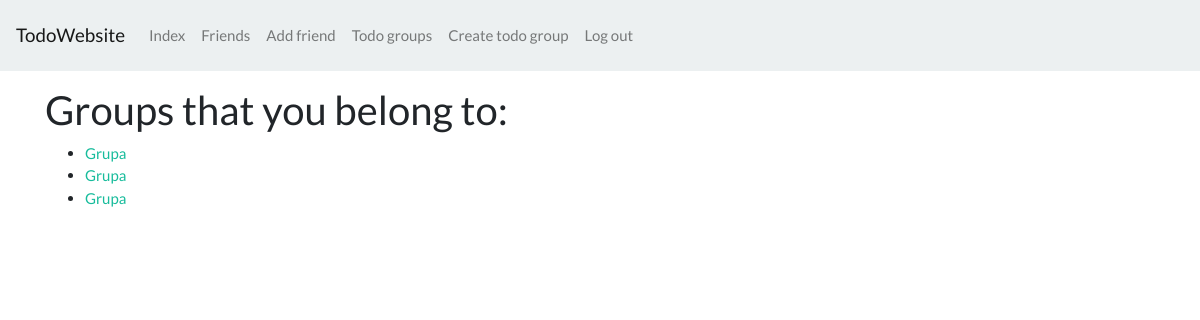
The app's page /home/todo/ (signed in), older data.
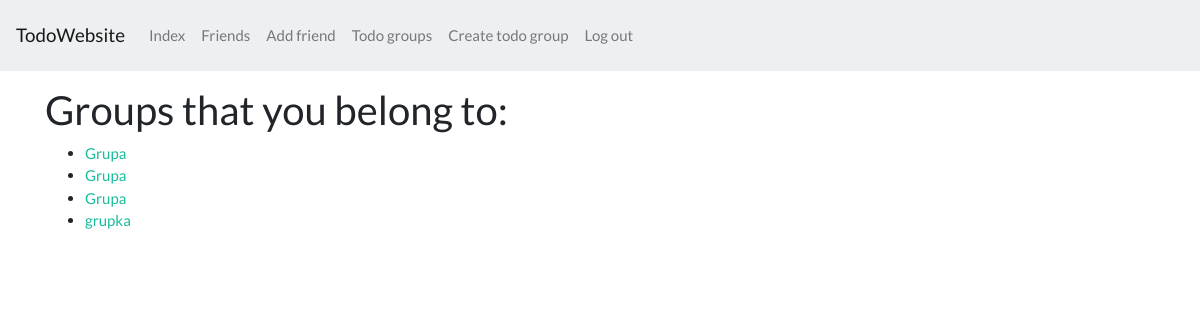
The same page, newer data.
### todo/models.py (models this page shows, shortened)
class TodoGroup(models.Model):
    name = models.CharField(max_length=255)
    photo = models.ImageField(upload_to=get_group_photo_path)
    slug = models.SlugField(unique=True, blank=True)
    members = models.ManyToManyField(User)
    created = models.DateField(auto_now_add=True)
    def get_absolute_url(self):
        return reverse('todo:single_group', kwargs={'slug': self.slug})
    class Meta:
        ordering = ('-created',)

### todo/views.py (the view)
# urls.py: path('', index, name='index'),
@login_required
def index(request):
    groups = TodoGroup.objects.filter(members__id=request.user.id).all()
    return render(request, 'todo/index.html', {'groups': groups})

### templates/todo/index.html (shortened to what this page needs)
{% extends 'base.html' %}
{% block container %}
    <div>
        <h2>Groups that you belong to:</h2>
        <ul>
            {% for group in groups %}
                <li><a href="{{ group.get_absolute_url }}">{{ group.name }}</a></li>
            {% endfor %}
        </ul>
    </div>
{% endblock %}

Row changes from the older to the newer data that the page shows:
added TodoGroup: name "grupka"
